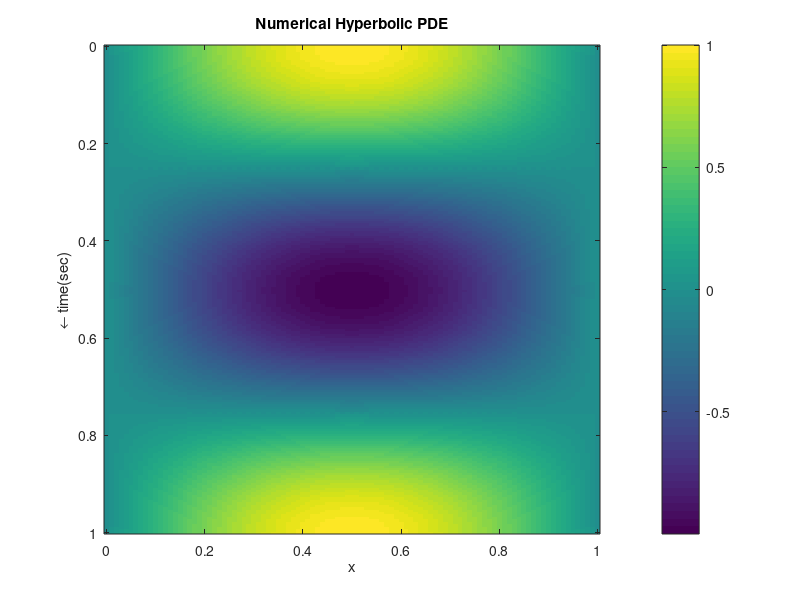
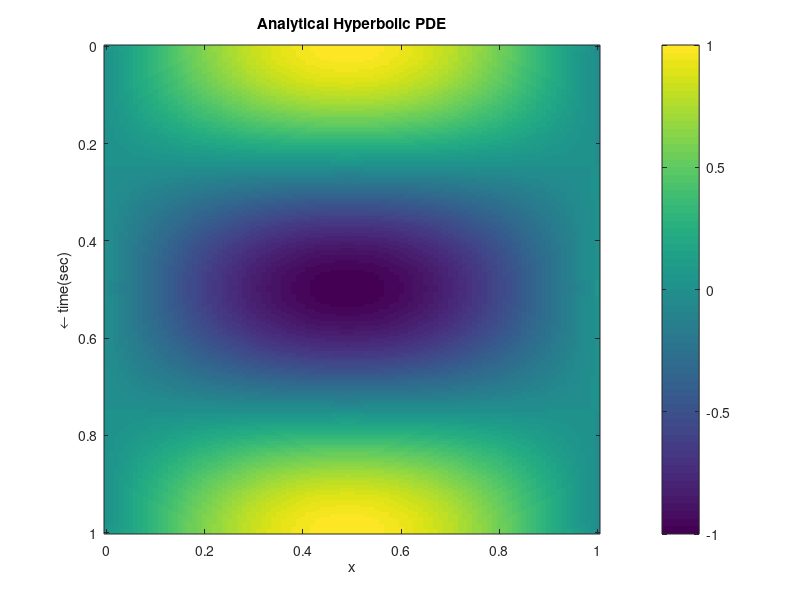

MATLAB code for these plots, in order:
%% Matlab code for 1D wave equation
% given equation is utt=uxx

clc;clear all;close all;

%% explicit method (intializing the equation)
delx=0.01; %grid resolution size (change this to refine the grid)
r=1; %aspect ratio
u=1; %constant of the wave equation
delt=r^2*delx/2 %time step size
Tsteps= round(1/delt); %noumber of time steps

%% X1 is the potential grid of the simulation due to symmetry only h
%% half of the field is calculated.
X1=zeros(Tsteps,1/(2*delx)+2); %intialize X1

%% Initial condition and reflection line defined
x=0:delx:0.5+delx;
X1(1,:)=sin(pi*x);
X1(2,2:end-1)=0.5*(X1(1,1:end-2)+ X1(1,3:end));
X1(2,end)=X1(2,end-2); %reflection line

for time=3:size(X1,1)
    for space=2:size(X1,2)-1
        X1(time,space)=X1(time-1,space-1)+X1(time-1,space+1)-X1(time-2,space);
    end
    X1(time,end)=X1(time,end-2); %reflected line
end

%% use symmetry condition to create entire field
X2=[X1,fliplr(X1(:,1:end-3))];
AX2=zeros(Tsteps,101); %AX2 is analytical solution
for n=1:1:200
    for x=1:1:101
        AX2(n,x)=sin(pi*x/100)*cos(pi*n/100);
    end
end

%% plotting Numerical solution
figure(1)
imagesc(0:delx:1,(0:delt:Tsteps*delt),X2)
colorbar
ylabel('\leftarrow time(sec)');
xlabel('x');
title('Numerical Hyperbolic PDE')


%% plotting Analytical solution
figure(2)
imagesc(0:delx:1,(0:delt:Tsteps*delt),AX2)
colorbar
ylabel('\leftarrow time(sec)');
xlabel('x');
title('Analytical Hyperbolic PDE')

% %%
% if delx==0.1
%     dispmat=[X1(1:8, 1:7)];
%     fprintf('\n Compare to ta, Solution of wave equation\n');
%     disp(num2str(dispmat))
% end

    
    

